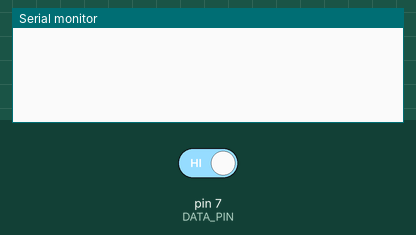
Simulated run of this program. Board: Arduino Uno, built with avr-gcc and run on an emulated ATmega328P. On the bench: the last lines printed to the serial monitor. The test bench sets the inputs (shaded band); at power-on: pin 7 (DATA_PIN) HIGH.

Above: at 1.2 s.
1.3 s: pin 7 (DATA_PIN) driven LOW
At 2.4 s:
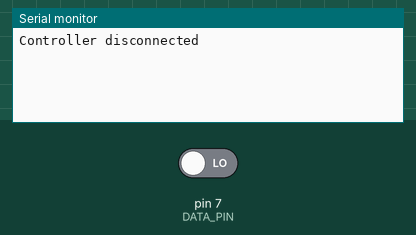
2.8 s: pin 7 (DATA_PIN) driven HIGH
At 4.1 s:
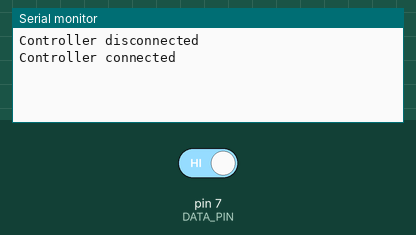

Measured:
- after the input at 1.3 s, the serial monitor: prints a new line at once (image 1)
- after the input at 2.8 s, the serial monitor: prints a new line at once (image 2)

The program:

main.cpp
```cpp
#include <Arduino.h>

#define CLOCK_PIN  5
#define LATCH_PIN  6
#define DATA_PIN   7

const char* buttonNames[] = {
  "B", "Y", "Select", "Start",
  "Up", "Down", "Left", "Right",
  "A", "X", "L", "R"
};

uint16_t readSNES() {
  uint16_t state = 0;

  // Latch pulse — snapshot button states
  digitalWrite(LATCH_PIN, HIGH);
  delayMicroseconds(12);
  digitalWrite(LATCH_PIN, LOW);
  delayMicroseconds(6);

  // Read 16 bits (12 buttons + 4 unused)
  for (int i = 0; i < 16; i++) {
    digitalWrite(CLOCK_PIN, LOW);
    delayMicroseconds(6);

    // Data is active LOW: 0 = pressed
    if (digitalRead(DATA_PIN) == LOW) {
      state |= (1 << i);
    }

    digitalWrite(CLOCK_PIN, HIGH);
    delayMicroseconds(6);
  }

  return state;
}

void setup() {
  Serial.begin(9600);
  pinMode(LATCH_PIN, OUTPUT);
  pinMode(CLOCK_PIN, OUTPUT);
  pinMode(DATA_PIN, INPUT);

  digitalWrite(LATCH_PIN, LOW);
  digitalWrite(CLOCK_PIN, HIGH);
}

void loop() {
  uint16_t raw = readSNES();

  // When the controller is unplugged, DATA sits LOW for all 16 clocks,
  // so every bit in `raw` gets set. A connected controller can't produce
  // 0xFFFF (would require all 12 buttons + 4 unused lines pressed at once).
  bool connected = raw != 0xFFFF;

  static bool wasConnected = true;
  if (connected != wasConnected) {
    Serial.println(connected ? "Controller connected" : "Controller disconnected");
    wasConnected = connected;
  }

  if (!connected) {
    delay(50);
    return;
  }

  uint16_t buttons = raw & 0x0FFF;
  for (int i = 0; i < 12; i++) {
    if (buttons & (1 << i)) {
      Serial.print(buttonNames[i]);
      Serial.print(" ");
    }
  }

  if (buttons != 0) Serial.println();

  delay(50); // ~20Hz polling
}
```
